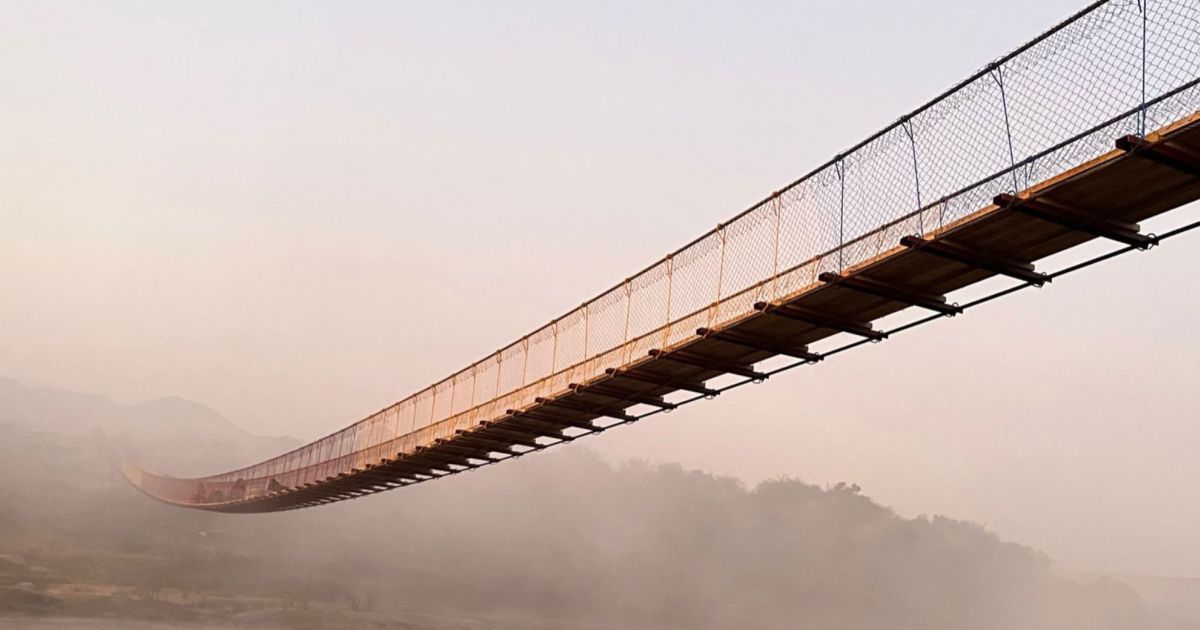
#> input picture Automating Real-World Tasks with Python/Week 1/images/bridge.jpg, 1200 x 630 px, found by its file name; its folder holds only this picture in this run
$ python Images.py
#> lines starting #> are read from the running program, lines starting #| are printed output that depends on the picture
# doc https://pillow.readthedocs.io/en/stable/reference/Image.html

from PIL import Image
from os import listdir

src_dir = "/workspaces/CourseraPython/Automating Real-World Tasks with Python/Week 1/images/"
new_dir = "/workspaces/CourseraPython/Automating Real-World Tasks with Python/Week 1/processed_images/"

im = Image.open(src_dir+"bridge.jpg")
#> im is the input picture: PIL image 1200x630 RGB; mean R, G, B 198.5, 181.4, 175
im.rotate(90).resize((63,120)).save(new_dir + "bridge_resized.jpg")
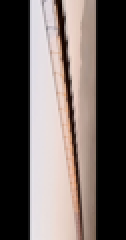
#> saved as bridge_resized.jpg: PIL image 63x120 RGB (shown 2 times larger); mean R, G, B 104.7, 95.2, 91.8
